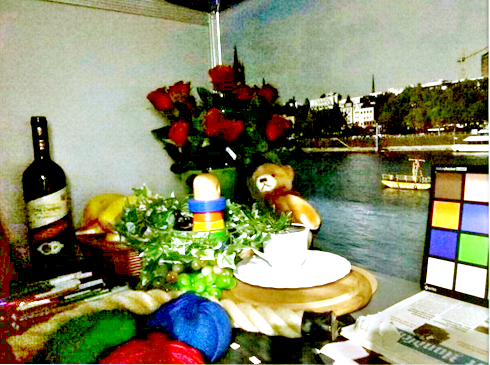
#> input picture low_img_enhance/low-image-enhance/enhanced/Automated MSRCR.png, 490 x 365 px, given as the content of the folder ../rsc, which was not available
$ python demo.py   (older library calls are emulated)
#> lines starting #> are read from the running program, lines starting #| are printed output that depends on the picture; pictures that were not available may be replaced by others from this repository, and a replacement may not be noted
### low_img_enhance/low-image-enhance/LIME/exposure_enhancement.py

import numpy as np
import cv2
from scipy.spatial import distance
from scipy.ndimage.filters import convolve
from scipy.sparse import diags, csr_matrix
from scipy.sparse.linalg import spsolve

from utils import get_sparse_neighbor


def create_spacial_affinity_kernel(spatial_sigma: float, size: int = 15):
    """Create a kernel (`size` * `size` matrix) that will be used to compute the he spatial affinity based Gaussian weights.

    Arguments:
        spatial_sigma {float} -- Spatial standard deviation.

    Keyword Arguments:
        size {int} -- size of the kernel. (default: {15})

    Returns:
        np.ndarray - `size` * `size` kernel
    """
    kernel = np.zeros((size, size))
    for i in range(size):
        for j in range(size):
            kernel[i, j] = np.exp(-0.5 * (distance.euclidean((i, j), (size // 2, size // 2)) ** 2) / (spatial_sigma ** 2))

    return kernel


def compute_smoothness_weights(L: np.ndarray, x: int, kernel: np.ndarray, eps: float = 1e-3):
    """Compute the smoothness weights used in refining the illumination map optimization problem.

    Arguments:
        L {np.ndarray} -- the initial illumination map to be refined.
        x {int} -- the direction of the weights. Can either be x=1 for horizontal or x=0 for vertical.
        kernel {np.ndarray} -- spatial affinity matrix

    Keyword Arguments:
        eps {float} -- small constant to avoid computation instability. (default: {1e-3})

    Returns:
        np.ndarray - smoothness weights according to direction x. same dimension as `L`.
    """
    Lp = cv2.Sobel(L, cv2.CV_64F, int(x == 1), int(x == 0), ksize=1)
    T = convolve(np.ones_like(L), kernel, mode='constant')
    T = T / (np.abs(convolve(Lp, kernel, mode='constant')) + eps)
    return T / (np.abs(Lp) + eps)


# [21 lines left out: function fuse_multi_exposure_images, not called in this run]


def refine_illumination_map_linear(L: np.ndarray, gamma: float, lambda_: float, kernel: np.ndarray, eps: float = 1e-3):
    """Refine the illumination map based on the optimization problem described in the two papers.
       This function use the sped-up solver presented in the LIME paper.

    Arguments:
        L {np.ndarray} -- the illumination map to be refined.
        gamma {float} -- gamma correction factor.
        lambda_ {float} -- coefficient to balance the terms in the optimization problem.
        kernel {np.ndarray} -- spatial affinity matrix.

    Keyword Arguments:
        eps {float} -- small constant to avoid computation instability (default: {1e-3}).

    Returns:
        np.ndarray -- refined illumination map. same shape as `L`.
    """
    # compute smoothness weights
    wx = compute_smoothness_weights(L, x=1, kernel=kernel, eps=eps)
    wy = compute_smoothness_weights(L, x=0, kernel=kernel, eps=eps)

    n, m = L.shape
    L_1d = L.copy().flatten()

    # compute the five-point spatially inhomogeneous Laplacian matrix
    row, column, data = [], [], []
    for p in range(n * m):
        diag = 0
        for q, (k, l, x) in get_sparse_neighbor(p, n, m).items():
            weight = wx[k, l] if x else wy[k, l]
            row.append(p)
            column.append(q)
            data.append(-weight)
            diag += weight
        row.append(p)
        column.append(p)
        data.append(diag)
    F = csr_matrix((data, (row, column)), shape=(n * m, n * m))

    # solve the linear system
    Id = diags([np.ones(n * m)], [0])
    A = Id + lambda_ * F
    L_refined = spsolve(csr_matrix(A), L_1d, permc_spec=None, use_umfpack=True).reshape((n, m))

    # gamma correction
    L_refined = np.clip(L_refined, eps, 1) ** gamma

    return L_refined


def correct_underexposure(im: np.ndarray, gamma: float, lambda_: float, kernel: np.ndarray, eps: float = 1e-3):
    """correct underexposudness using the retinex based algorithm presented in DUAL and LIME paper.

    Arguments:
        im {np.ndarray} -- input image to be corrected.
        gamma {float} -- gamma correction factor.
        lambda_ {float} -- coefficient to balance the terms in the optimization problem.
        kernel {np.ndarray} -- spatial affinity matrix.

    Keyword Arguments:
        eps {float} -- small constant to avoid computation instability (default: {1e-3})

    Returns:
        np.ndarray -- image underexposudness corrected. same shape as `im`.
    """

    # first estimation of the illumination map
    L = np.max(im, axis=-1)
    # print(L)
    # illumination refinement
    L_refined = refine_illumination_map_linear(L, gamma, lambda_, kernel, eps)

    # correct image underexposure
    L_refined_3d = np.repeat(L_refined[..., None], 3, axis=-1)
    im_corrected = im / L_refined_3d
    return im_corrected

# TODO: resize image if too large, optimization take too much time


def enhance_image_exposure(im: np.ndarray, gamma: float, lambda_: float, dual: bool = True, sigma: int = 3,
                           bc: float = 1, bs: float = 1, be: float = 1, eps: float = 1e-3):
    """Enhance input image, using either DUAL method, or LIME method. For more info, please see original papers.

    Arguments:
        im {np.ndarray} -- input image to be corrected.
        gamma {float} -- gamma correction factor.
        lambda_ {float} -- coefficient to balance the terms in the optimization problem (in DUAL and LIME).

    Keyword Arguments:
        dual {bool} -- boolean variable to indicate enhancement method to be used (either DUAL or LIME) (default: {True})
        sigma {int} -- Spatial standard deviation for spatial affinity based Gaussian weights. (default: {3})
        bc {float} -- parameter for controlling the influence of Mertens's contrast measure. (default: {1})
        bs {float} -- parameter for controlling the influence of Mertens's saturation measure. (default: {1})
        be {float} -- parameter for controlling the influence of Mertens's well exposedness measure. (default: {1})
        eps {float} -- small constant to avoid computation instability (default: {1e-3})

    Returns:
        np.ndarray -- image exposure enhanced. same shape as `im`.
    """
    # create spacial affinity kernel
    kernel = create_spacial_affinity_kernel(sigma)

    # correct underexposudness
    im_normalized = im.astype(float) / 255.
    under_corrected = correct_underexposure(im_normalized, gamma, lambda_, kernel, eps)

    if dual:
        # correct overexposure and merge if DUAL method is selected
        inv_im_normalized = 1 - im_normalized
        over_corrected = 1 - correct_underexposure(inv_im_normalized, gamma, lambda_, kernel, eps)
        # fuse images
        im_corrected = fuse_multi_exposure_images(im_normalized, under_corrected, over_corrected, bc, bs, be)
    else:
        im_corrected = under_corrected

    # convert to 8 bits and returns
    return np.clip(im_corrected * 255, 0, 255).astype("uint8")

### low_img_enhance/low-image-enhance/LIME/utils.py


def get_sparse_neighbor(p: int, n: int, m: int):
    """Returns a dictionnary, where the keys are index of 4-neighbor of `p` in the sparse matrix,
       and values are tuples (i, j, x), where `i`, `j` are index of neighbor in the normal matrix,
       and x is the direction of neighbor.

    Arguments:
        p {int} -- index in the sparse matrix.
        n {int} -- number of rows in the original matrix (non sparse).
        m {int} -- number of columns in the original matrix.

    Returns:
        dict -- dictionnary containing indices of 4-neighbors of `p`.
    """
    i, j = p // m, p % m
    d = {}
    if i - 1 >= 0:
        d[(i - 1) * m + j] = (i - 1, j, 0)
    if i + 1 < n:
        d[(i + 1) * m + j] = (i + 1, j, 0)
    if j - 1 >= 0:
        d[i * m + j - 1] = (i, j - 1, 1)
    if j + 1 < m:
        d[i * m + j + 1] = (i, j + 1, 1)
    return d

### low_img_enhance/low-image-enhance/LIME/demo.py
import argparse
from argparse import RawTextHelpFormatter
import glob
from os import makedirs
from os.path import join, exists, basename, splitext

import cv2
from tqdm import tqdm

from exposure_enhancement import enhance_image_exposure


def main(args):
    # 导入图片
    imdir = args.folder
    print(imdir)
    ext = ['png', 'jpg', '.jpeg']  # Add image formats here
    files = []
    [files.extend(glob.glob(imdir + '*.' + e)) for e in ext]
    # print(files)
    images = [cv2.imread(file) for file in files]
#> images = 1 item

    # 指定保存位置
    directory = '../enhanced/'
    if not exists(directory):
        makedirs(directory)

    # 增强低照度图片
    for i, image in tqdm(enumerate(images), desc="运行中"):
        enhanced_image = enhance_image_exposure(image, args.gamma, args.lambda_, not args.lime,
                                                sigma=args.sigma, bc=args.bc, bs=args.bs, be=args.be, eps=args.eps)
        filename = basename(files[i])#glob.glob返回绝对路径 由basename取文件名
        name, ext = splitext(filename)
        # print(ext)带.
        method = "LIME" if args.lime else "DUAL"
        # enhanced_name = f"{method}_G{args.gamma}_L{args.lambda_}{ext}"
        enhanced_name = f"{method}{ext}"
        cv2.imwrite(join(directory, enhanced_name), enhanced_image)
#> this loop made 1 pass
#> pass 1, in correct_underexposure, `L = np.max(im, axis=-1)`:
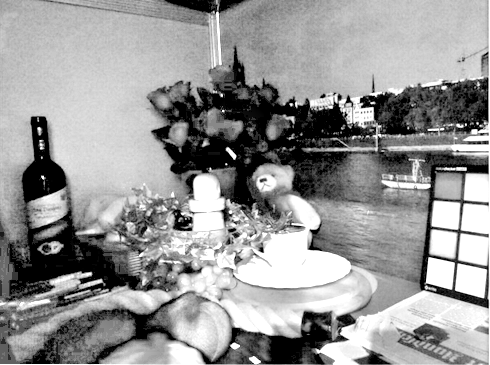
#> L: shape (365, 490) float64; min 0, max 1, mean 0.589
#> pass 1, in compute_smoothness_weights, `Lp = cv2.Sobel(L, cv2.CV_64F, int(x == 1), int(x == 0), ksize=1)`:
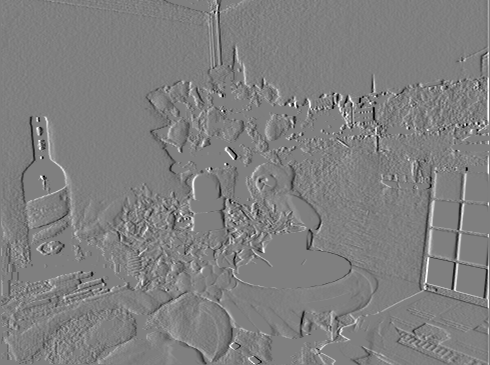
#> Lp: shape (365, 490) float64; min -1, max 1, mean 0.00109; drawn with min black and max white
#> pass 1, in compute_smoothness_weights, `T = convolve(np.ones_like(L), kernel, mode='constant')`:
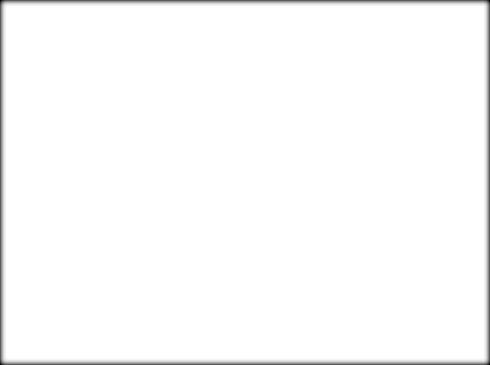
#> T: shape (365, 490) float64; min 17.76, max 55.2, mean 54.6; drawn with min black and max white

        # img_show = cv2.imread(f'../enhanced/{enhanced_name}')
        # cv2.imshow(f'{enhanced_name}', img_show)
        # cv2.waitKey()

if __name__ == "__main__":
    parser = argparse.ArgumentParser(
        description="通过光照图估算实现两种弱光图像增强技术的 Python 实现(LIME).",
        formatter_class=RawTextHelpFormatter
    )
    parser.add_argument("-f", '--folder', default='../rsc/', type=str,
                        help="folder path to test images.")
    parser.add_argument("-g", '--gamma', default=0.6, type=float,
                        help="the gamma correction parameter.")
    parser.add_argument("-l", '--lambda_', default=0.15, type=float,
                        help="the weight for balancing the two terms in the illumination refinement optimization objective.")
    parser.add_argument("-ul", "--lime", default=True, action="store_true",
                        help="Use the LIME method. By default, the DUAL method is used.")
    parser.add_argument("-s", '--sigma', default=3, type=int,
                        help="Spatial standard deviation for spatial affinity based Gaussian weights.")
    parser.add_argument("-bc", default=1, type=float,
                        help="parameter for controlling the influence of Mertens's contrast measure.")  # 对比度
    parser.add_argument("-bs", default=1, type=float,
                        help="parameter for controlling the influence of Mertens's saturation measure.")  # 饱和度
    parser.add_argument("-be", default=1, type=float,
                        help="parameter for controlling the influence of Mertens's well exposedness measure.")  # 曝光度
    parser.add_argument("-eps", default=1e-3, type=float,
                        help="constant to avoid computation instability.")

    args = parser.parse_args()  # 解析参数
    main(args)
